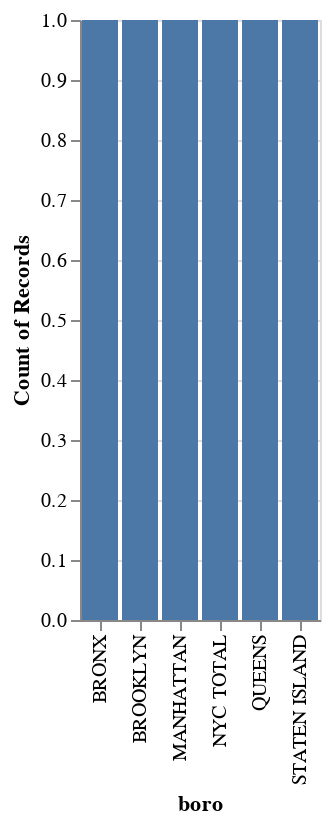

Notebook cell for this chart:
### Code cell
chart = alt.Chart(boro_pop).mark_bar(tooltip= True).encode(
    x= alt.X("boro:N"),
    y=alt.Y("count(population)"))

alt.renderers.enable('mimetype')
chart

### Figure 1 — Vega-Lite specification as saved in the notebook (floating-point values rounded to 4 significant figures)
{"$schema": "https://vega.github.io/schema/vega-lite/v4.17.0.json", "data": {"name": "data-89f1c4e69698a792a838760f428db649"}, "datasets": {"data-89f1c4e69698a792a838760f428db649": [{"boro": "NYC TOTAL", "population": 8550971}, {"boro": "BRONX", "population": 1446788}, {"boro": "BROOKLYN", "population": 2648452}, {"boro": "MANHATTAN", "population": 1638281}, {"boro": "QUEENS", "population": 2330295}, {"boro": "STATEN ISLAND", "population": 487155}]}, "encoding": {"x": {"field": "boro", "type": "nominal"}, "y": {"aggregate": "count", "field": "population", "type": "quantitative"}}, "mark": {"tooltip": true, "type": "bar"}}
